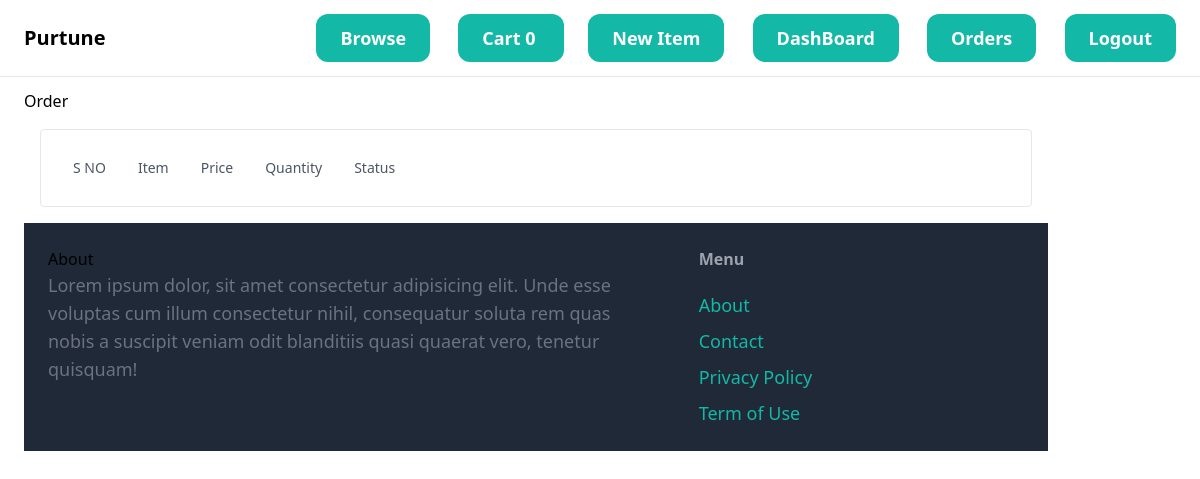
Page /Dashboard/myOrders/ (signed in) on the earlier database version.
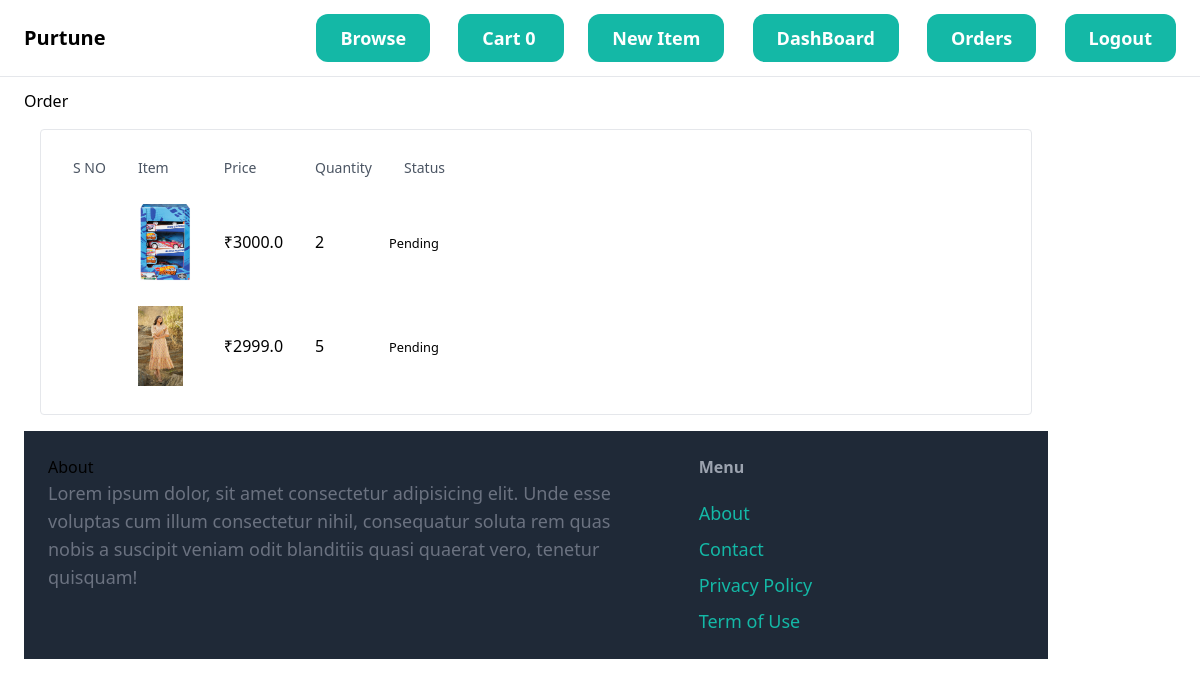
Same page on the later database version.
### dashboard/models.py (models this page shows, shortened)
class Order(models.Model):
    user=models.ForeignKey(CustomUser,on_delete=models.CASCADE)
    fname=models.CharField(max_length=100,default='')
    lname=models.CharField(max_length=100,default='')
    phone=models.CharField(max_length=10,default='')
    address=models.CharField(max_length=100,default='',null=False)
    city=models.CharField(max_length=100,default='')
    state=models.CharField(max_length=100,default='')
    pincode=models.CharField(max_length=100,default='')
    payment_id=models.CharField(max_length=100,default='')
    item=models.ForeignKey(Item,on_delete=models.CASCADE)
    quantity=models.IntegerField(default=1)
    price=models.IntegerField()
    status=models.BooleanField(default=False)
    date=models.DateField(default=datetime.datetime.today)

### Item/models.py (models this page shows, shortened)
class Item(models.Model):
    category=models.ForeignKey(Category,related_name="items",on_delete=models.CASCADE)
    name=models.CharField(max_length=100)
    description=models.CharField(max_length=500)
    price=models.FloatField()
    image=models.ImageField(upload_to="items_images",blank=True,null=True)
    is_sold=models.BooleanField(default=False)
    created_by=models.ForeignKey(CustomUser,related_name='items',on_delete=models.CASCADE)
    created_at=models.DateTimeField(auto_now_add=True)

### middleware/auth.py (the view)
    def middleware(request):
        print("middleware")
        if not request.user:
            return redirect('core:login')
        response = get_response(request)
        return response

### core/templatetags/cart.py (called while the page is built)
@register.filter(name='sumCart')
def sumCart(l):
    return sum(l)

### core/templatetags/custom_filter.py (called while the page is built)
@register.filter(name='currency')
def currency(number):
    return "₹" +str(number)

### dashboard/views.py (called while the page is built)
@auth_middleware
def myOrders(request):
    all_orders=Order.objects.filter(user=request.user).order_by('-date')
    items=Item.objects.all()
    context={"orders":all_orders,"items":items}
    return render(request,'dashboard/orders.html',context)

### templates/dashboard/orders.html
{% extends 'core/base.html' %}
{% load cart %}
{% load custom_filter %}
{% block content %}
Order
<div class="container">
    <div class="border rounded p-4 m-4">
        <table class="table table-light table">
            <thead class="table-light">
                <tr>
                    <th class="px-4 py-3 text-left text-sm font-medium text-gray-600" scope="col">S NO</th>
                    <th class="px-4 py-3 text-left text-sm font-medium text-gray-600" scope="col">Item </th>
                    <th class="px-4 py-3 text-left text-sm font-medium text-gray-600" scope="col">Price</th>
                    <th class="px-4 py-3 text-left text-sm font-medium text-gray-600" scope="col">Quantity</th>
                    <th class="px-4 py-3 text-left text-sm font-medium text-gray-600" scope="col">Status</th>
                </tr>
            </thead>
            {% for order  in orders %}
                <tr class="hover:bg-gray-50">
                    <td class="px-4 py-3">{{forloop.counter1}}</td>
                    {% if order.item in items %}
                        <td class="px-4 py-3"><img style="height:80px" class="rounded-circle" src="{{ order.item.image.url }}" alt="not loading "></td>
                        <td class="px-4 py-3"> {{order.item.price|currency }}</td>
                        <td class="px-4 py-3"> {{order.quantity}}</td>
                        {% if order.status %}
                            <td><small class="badge badge-success">Completed</small></td>
                        {% else %}
                            <td><small class="badge badge-warning">Pending</small>  </td>
                        {% endif %}
                    {% endif %}
                </tr>
            {% endfor %}
        </table>
{% endblock %}

### templates/core/base.html (shortened to what this page needs)
{% load static %}
{% load cart %}
{% load extras %}
<!DOCTYPE html>
<html lang="en">
<head>
    <script src="https://cdn.tailwindcss.com"></script>
</head>
<body>
    <nav class=" py-6 px-6 flex item-center justify-between border-b border-gray-200">
        <div><a href="/" class="text-xl  font-semibold">Purtune</a></div>
        <div class="ml-auto space-x-6">
            <a href="{% url 'Item:listItems' %}" class="px-6 py-3 text-lg font-semibold bg-teal-500 text-white rounded-xl hover:bg-gray-700 ">Browse</a>
            <a href="{% url 'cart' %}" class="px-6 py-3 text-lg font-semibold bg-teal-500 text-white rounded-xl hover:bg-gray-700">Cart
                <span class="badge badge-info">{{request.session.cart.values|sumCart}}</span>
            </a>
            {% if user.is_authenticated %}
                {% if user.groups.all.0.name == "admin" %}
                    <a href="{% url 'Item:newItem' %}" class=" px-6 py-3 text-lg font-semibold bg-teal-500 text-white rounded-xl hover:bg-gray-700 ">New Item</a>
                    <a href="{% url 'dashboard:Dashboard' %}" class="px-6 py-3 text-lg font-semibold bg-teal-500 text-white rounded-xl hover:bg-teal-700">DashBoard</a>
                {% endif %}
                <a href="{% url 'dashboard:myOrders' %}" class="px-6 py-3 text-lg font-semibold bg-teal-500 text-white rounded-xl hover:bg-gray-700">Orders</a>
                <a href="{% url 'Logout' %}" class="px-6 py-3 text-lg font-semibold bg-teal-500 text-white rounded-xl hover:bg-gray-700">Logout</a>
            {% else %}
                <a href="{% url 'signup' %}" class="px-6 py-3 text-lg font-semibold bg-teal-500 text-white rounded-xl hover:bg-teal-700">Signup</a>
                <a href="{% url 'Login' %}" class="px-6 py-3 text-lg font-semibold bg-teal-500 text-white rounded-xl hover:bg-gray-700">Login</a>
            {% endif %}
        </div>
    </nav>
    <div class="px-6 py-3 ">
        {% block content %}
        {% endblock %}
    </div>
    <footer class="py-6 px-6 flex justigy between bg-gray-800">
        <div class="w-2/3 pr-10">
            <h3 class="mb -5 font semibold text gray-400">About</h3>
            <p class="text-lg text-gray-500">Lorem ipsum dolor, sit amet consectetur adipisicing elit. Unde esse voluptas cum illum consectetur nihil, consequatur soluta rem quas nobis a suscipit veniam odit blanditiis quasi quaerat vero, tenetur quisquam!</p>
        </div>
        <div class="w-1/3">
            <h3 class="mb-5 font-semibold text-gray-400">Menu</h3>
            <ul class="space-y-2">
                <li><a href="#" class="text-lg text-teal-500 hover:text-teal-700">About</a></li>
                <li><a href="#" class="text-lg text-teal-500 hover:text-teal-700">Contact</a></li>
                <li><a href="#" class="text-lg text-teal-500 hover:text-teal-700">Privacy Policy</a></li>
                <li><a href="#" class="text-lg text-teal-500 hover:text-teal-700">Term of Use</a></li>
            </ul>
        </div>
    </footer>
</body>
</html>

Differences in the rows shown:
added Order: item.image (picture), item.price "₹3000.0", quantity "2", status "Pending"
added Order: item.image (picture), item.price "₹2999.0", quantity "5", status "Pending"
